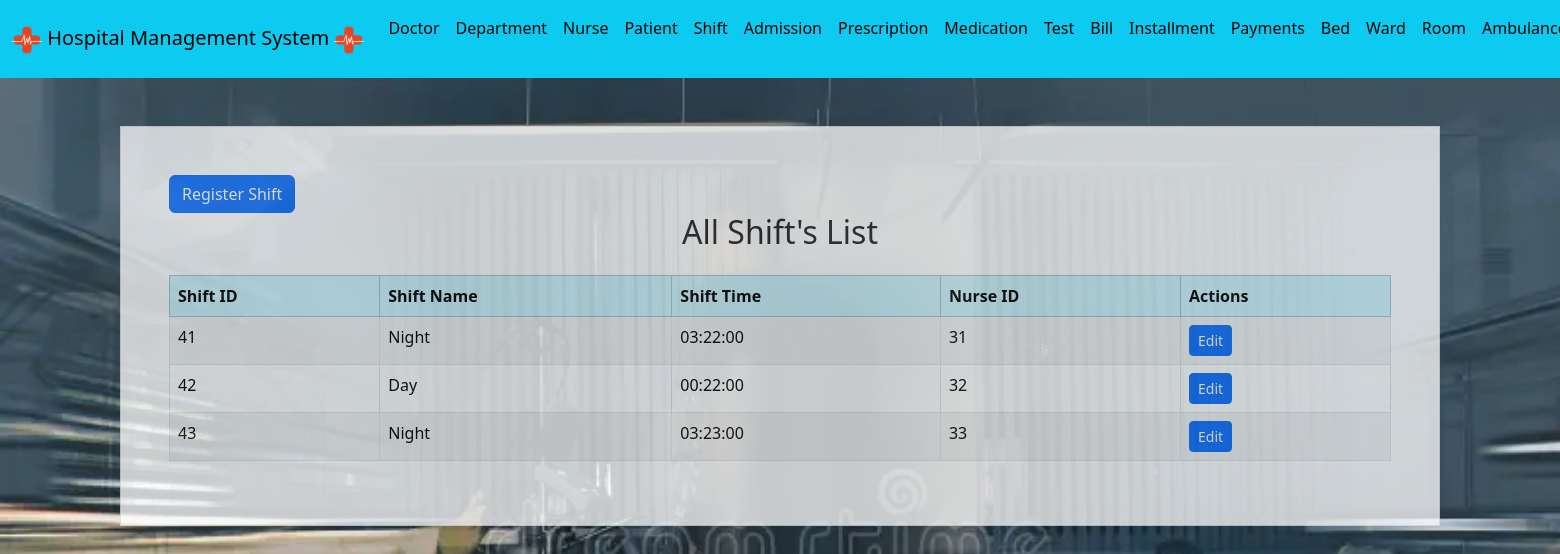
/Website/shift.php (signed in), run on the app's committed database.
### tables this page shows
CREATE TABLE `shift` (
  `Shift_ID` int(10) NOT NULL,
  `Shift_Name` text NOT NULL,
  `Shift_Time` time NOT NULL,
  `Nurse_ID` int(10) DEFAULT NULL
);

### Website/shift.php (the view, shortened to what this page needs)
<!DOCTYPE html>
<html>
<?php
include("connect.php");
include("header.php");
?>
<head>
    <link rel="stylesheet" href="https://cdn.jsdelivr.net/npm/bootstrap@5.3.2/dist/css/bootstrap.min.css">
</head>
<body style="background-image: url(img/shiftnew.webp);background-size: cover;background-repeat: no-repeat;">
    <div class="container p-5 my-5 bg-white border opacity-75">
        <?php if (isset($_SESSION["user_type"]) && $_SESSION["user_type"] == "Admin"): ?>
            <a href="input_shift.php" class="btn btn-primary">Register Shift</a>
        <?php endif; ?>
        <h2 class="text-center mb-4">All Shift's List</h2>
        <div class="table-responsive">
            <table class="table table-striped table-bordered">
                <thead class="table-info">
                    <tr>
                        <th>Shift ID</th>
                        <th>Shift Name</th>
                        <th>Shift Time</th>
                        <th>Nurse ID</th>
                        <th>Actions</th>
                    </tr>
                </thead>
                <tbody>
                    <?php
                    $sql = "SELECT * FROM shift ORDER BY Shift_ID";
                    $result = mysqli_query($conn, $sql);
                    if (mysqli_num_rows($result) > 0) {
                        while($row = mysqli_fetch_assoc($result)) {
                            echo "<tr>
                                <td>".$row["Shift_ID"]."</td>
                                <td>".$row["Shift_Name"]."</td>
                                <td>".$row["Shift_Time"]."</td>
                                <td>".$row["Nurse_ID"]."</td>
                                <td>";
                            if (isset($_SESSION["user_type"]) && $_SESSION["user_type"] == "Admin") {
                                echo "<a href='edit_shift.php?id=".$row["Shift_ID"]."' class='btn btn-primary btn-sm'>Edit</a>";
                            }
                            echo "</td>
                            </tr>";
                        }
                    } else {
                        echo "<tr><td colspan='5' class='text-center'>No records found</td></tr>";
                    }
                    ?>
                </tbody>
            </table>
        </div>
    </div>
</body>
</html>

### data on the page
shift: Shift_ID "41", Shift_Name "Night", Shift_Time "03:22:00", Nurse_ID "31"
shift: Shift_ID "42", Shift_Name "Day", Shift_Time "00:22:00", Nurse_ID "32"
shift: Shift_ID "43", Shift_Name "Night", Shift_Time "03:23:00", Nurse_ID "33"
